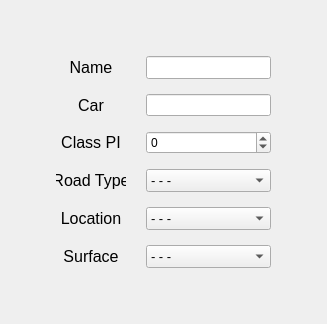
     <widget class="QWidget" name="tab_session">
      <attribute name="title">
       <string>Session</string>
      </attribute>
      <layout class="QGridLayout" name="gridLayout_14">
       <item row="1" column="2">
        <spacer name="horizontalSpacer_session_r">
         <property name="orientation">
          <enum>Qt::Horizontal</enum>
         </property>
         <property name="sizeType">
          <enum>QSizePolicy::Preferred</enum>
         </property>
         <property name="sizeHint" stdset="0">
          <size>
           <width>40</width>
           <height>20</height>
          </size>
         </property>
        </spacer>
       </item>
       <item row="1" column="0">
        <spacer name="horizontalSpacer_session_l">
         <property name="orientation">
          <enum>Qt::Horizontal</enum>
         </property>
         <property name="sizeType">
          <enum>QSizePolicy::Preferred</enum>
         </property>
         <property name="sizeHint" stdset="0">
          <size>
           <width>40</width>
           <height>20</height>
          </size>
         </property>
        </spacer>
       </item>
       <item row="1" column="1">
        <layout class="QGridLayout" name="gridLayout_main_session">
         <property name="leftMargin">
          <number>5</number>
         </property>
         <property name="topMargin">
          <number>5</number>
         </property>
         <property name="rightMargin">
          <number>5</number>
         </property>
         <property name="bottomMargin">
          <number>5</number>
         </property>
         <property name="horizontalSpacing">
          <number>20</number>
         </property>
         <property name="verticalSpacing">
          <number>15</number>
         </property>
         <item row="2" column="0">
          <widget class="QLabel" name="label_session_class">
           <property name="minimumSize">
            <size>
             <width>40</width>
             <height>20</height>
            </size>
           </property>
           <property name="maximumSize">
            <size>
             <width>16777215</width>
             <height>30</height>
            </size>
           </property>
           <property name="font">
            <font>
             <pointsize>12</pointsize>
            </font>
           </property>
           <property name="text">
            <string>Class PI</string>
           </property>
           <property name="alignment">
            <set>Qt::AlignCenter</set>
           </property>
          </widget>
         </item>
         <item row="2" column="1">
          <widget class="QSpinBox" name="spinBox_session_class">
           <property name="alignment">
            <set>Qt::AlignJustify|Qt::AlignVCenter</set>
           </property>
           <property name="minimum">
            <number>-10000</number>
           </property>
           <property name="maximum">
            <number>10000</number>
           </property>
          </widget>
         </item>
         <item row="1" column="1">
          <widget class="QLineEdit" name="lineEdit_session_car">
           <property name="alignment">
            <set>Qt::AlignCenter</set>
           </property>
          </widget>
         </item>
         <item row="1" column="0">
          <widget class="QLabel" name="label_session_car">
           <property name="minimumSize">
            <size>
             <width>40</width>
             <height>20</height>
            </size>
           </property>
           <property name="maximumSize">
            <size>
             <width>16777215</width>
             <height>30</height>
            </size>
           </property>
           <property name="font">
            <font>
             <pointsize>12</pointsize>
            </font>
           </property>
           <property name="text">
            <string>Car</string>
           </property>
           <property name="alignment">
            <set>Qt::AlignCenter</set>
           </property>
          </widget>
         </item>
         <item row="4" column="0">
          <widget class="QLabel" name="label_session_location">
           <property name="minimumSize">
            <size>
             <width>40</width>
             <height>20</height>
            </size>
           </property>
           <property name="maximumSize">
            <size>
             <width>70</width>
             <height>30</height>
            </size>
           </property>
           <property name="font">
            <font>
             <pointsize>12</pointsize>
            </font>
           </property>
           <property name="text">
            <string>Location</string>
           </property>
           <property name="alignment">
            <set>Qt::AlignCenter</set>
           </property>
          </widget>
         </item>
         <item row="5" column="0">
          <widget class="QLabel" name="label_session_surface">
           <property name="minimumSize">
            <size>
             <width>40</width>
             <height>20</height>
            </size>
           </property>
           <property name="maximumSize">
            <size>
             <width>70</width>
             <height>30</height>
            </size>
           </property>
           <property name="font">
            <font>
             <pointsize>12</pointsize>
            </font>
           </property>
           <property name="text">
            <string>Surface</string>
           </property>
           <property name="alignment">
            <set>Qt::AlignCenter</set>
           </property>
          </widget>
         </item>
         <item row="3" column="0">
          <widget class="QLabel" name="label_session_road_type">
           <property name="minimumSize">
            <size>
             <width>40</width>
             <height>20</height>
            </size>
           </property>
           <property name="maximumSize">
            <size>
             <width>70</width>
             <height>30</height>
            </size>
           </property>
           <property name="font">
            <font>
             <pointsize>12</pointsize>
            </font>
           </property>
           <property name="text">
            <string>Road Type</string>
           </property>
           <property name="alignment">
            <set>Qt::AlignCenter</set>
           </property>
          </widget>
         </item>
         <item row="5" column="1">
          <widget class="QComboBox" name="comboBox_session_surface">
           <property name="minimumSize">
            <size>
             <width>70</width>
             <height>15</height>
            </size>
           </property>
           <property name="maximumSize">
            <size>
             <width>16777215</width>
             <height>25</height>
            </size>
           </property>
           <property name="font">
            <font>
             <pointsize>10</pointsize>
            </font>
           </property>
           <item>
            <property name="text">
             <string>- - -</string>
            </property>
           </item>
          </widget>
         </item>
         <item row="4" column="1">
          <widget class="QComboBox" name="comboBox_session_location">
           <property name="minimumSize">
            <size>
             <width>70</width>
             <height>15</height>
            </size>
           </property>
           <property name="maximumSize">
            <size>
             <width>16777215</width>
             <height>25</height>
            </size>
           </property>
           <property name="font">
            <font>
             <pointsize>10</pointsize>
            </font>
           </property>
           <item>
            <property name="text">
             <string>- - -</string>
            </property>
           </item>
          </widget>
         </item>
         <item row="0" column="0">
          <widget class="QLabel" name="label_session_name">
           <property name="minimumSize">
            <size>
             <width>40</width>
             <height>20</height>
            </size>
           </property>
           <property name="maximumSize">
            <size>
             <width>70</width>
             <height>30</height>
            </size>
           </property>
           <property name="font">
            <font>
             <pointsize>12</pointsize>
            </font>
           </property>
           <property name="text">
            <string>Name</string>
           </property>
           <property name="alignment">
            <set>Qt::AlignCenter</set>
           </property>
          </widget>
         </item>
         <item row="3" column="1">
          <widget class="QComboBox" name="comboBox_session_road_type">
           <property name="minimumSize">
            <size>
             <width>70</width>
             <height>15</height>
            </size>
           </property>
           <property name="maximumSize">
            <size>
             <width>16777215</width>
             <height>25</height>
            </size>
           </property>
           <property name="font">
            <font>
             <pointsize>10</pointsize>
            </font>
           </property>
           <item>
            <property name="text">
             <string>- - -</string>
            </property>
           </item>
          </widget>
         </item>
         <item row="0" column="1">
          <widget class="QLineEdit" name="lineEdit_session_name">
           <property name="minimumSize">
            <size>
             <width>70</width>
             <height>15</height>
            </size>
           </property>
           <property name="maximumSize">
            <size>
             <width>16777215</width>
             <height>25</height>
            </size>
           </property>
           <property name="font">
            <font>
             <pointsize>10</pointsize>
            </font>
           </property>
           <property name="alignment">
            <set>Qt::AlignCenter</set>
           </property>
          </widget>
         </item>
        </layout>
       </item>
       <item row="2" column="1">
        <spacer name="verticalSpacer_session_d">
         <property name="orientation">
          <enum>Qt::Vertical</enum>
         </property>
         <property name="sizeType">
          <enum>QSizePolicy::Preferred</enum>
         </property>
         <property name="sizeHint" stdset="0">
          <size>
           <width>20</width>
           <height>40</height>
          </size>
         </property>
        </spacer>
       </item>
       <item row="0" column="1">
        <spacer name="verticalSpacer_session_u">
         <property name="orientation">
          <enum>Qt::Vertical</enum>
         </property>
         <property name="sizeType">
          <enum>QSizePolicy::Preferred</enum>
         </property>
         <property name="sizeHint" stdset="0">
          <size>
           <width>20</width>
           <height>40</height>
          </size>
         </property>
        </spacer>
       </item>
      </layout>
     </widget>
